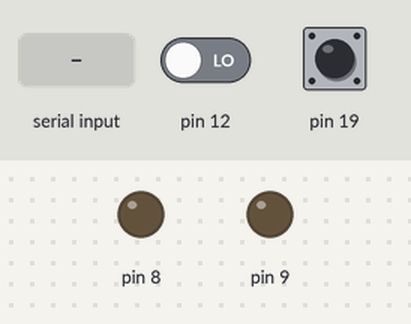
A sketch run on a simulated Arduino Uno, built with avr-gcc and run on an emulated ATmega328P. Shown: output pins drawn as LEDs (lit = HIGH). Inputs (shaded band) come from the test bench; at power-on: pin 19 HIGH, pin 12 LOW. The board resets itself during the run and starts again; EEPROM starts erased; what the sketch prints to the serial monitor is not drawn.

Above: at 0.9 s.
1.0 s: pin 19 pulled LOW for 1 s
At 2.0 s:
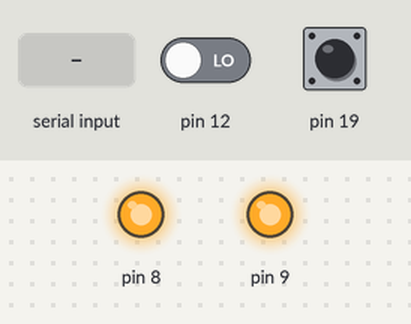
3.5 s: pin 19 pulled LOW for 0.15 s
At 4.1 s:
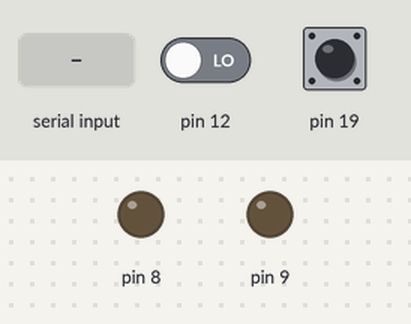
6.7 s: "c\n" received over Serial
8.2 s: pin 19 pulled LOW for 3.2 s
At 9.8 s:
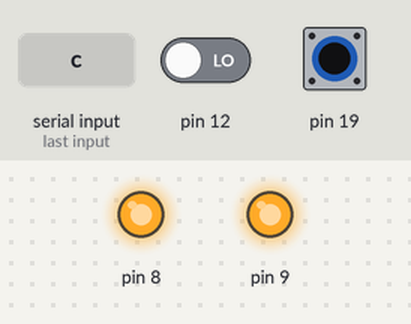
Timing chart, 0 to 11.3 s (numbered marks = the images above; inputs shaded):
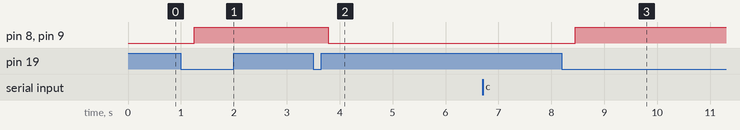

The sketch:

5F_Trig_functions.ino
```cpp
/*
 Sines and cosines are calculated using series that have the same terms as those used by e^x.
*/


#include "Trig_function_header.h"

#define message_1 "\r\nTrig function: Enter angle in degrees\r\n"

#define BL 30                                     //Buffer length


int main (void)

{char Num_string[BL + 2];
float Num;                               //Scientfic number pus its backup
float Pie = 3.1415926;
float Sine, Cos;                                       //The log of Num
float Result;
char  Fn;

setup_328_HW_Arduino_IO;

if(reset_status == 2)Serial.write("?\r\n");
if(reset_status == 3)Serial.write(message_1);

Num = Sc_Num_from_PC_A(Num_string, BL);           //User enters the scientific number
if(!(Num))Num = 0.0057;

Sc_Num_to_PC_A(Num,2,1, ' ');    //0.0057
Serial.write("degrees = ");

Num = Num *2.0 * Pie /360.0;
Sc_Num_to_PC_A(Num, 1,3,' ');
Serial.write("radians\r\n");
Serial.write("Keypress c, s or t?\r\n");
Fn = waitforkeypress_A();

switch (Fn){
case 'c': Result = Cos_power_series(Num); Serial.write("Cos = ");break;
case 's': Result = Sine_power_series(Num);Serial.write("Sin = ");break;
case 't': Result = Sine_power_series(Num)/Cos_power_series(Num);Serial.write("Tan = ");break;}

if ((Result < 1.0) && (Result > -1.0))Sc_Num_to_PC_A(Result,0,6,'\r');
else Sc_Num_to_PC_A(Result,1,5,'\r');

float_num_to_display(Result);

SW_reset;
return 1;
}


/**************************************************************************************************************************/
float Sine_power_series(float Num)

{float term;                                           //Power series terms
float difference;
float ans, ans_old;
long term_counter;
char sign = 0;

term = 1.0;
term_counter = 0;
ans = 0.0;
ans_old = 0.0;

while(term_counter <=100){
term_counter += 1;

term = (term * Num)/float(term_counter);
if(!(term_counter%2))continue;

if (((term_counter + 1)/2)%2)
ans += term;
else ans -= term;

if (term_counter -1){
difference = ans - ans_old;
if ((difference/ans > -0.0000001) && (difference/ans < 0.0000001))break;}
ans_old = ans;
}
return ans;}

//Sin x = x - (x^3)/6 + (x^5)/120.....etc.


/**************************************************************************************************************************/
float Cos_power_series(float Num)

{float term;                                           //Power series terms
float difference;
float ans, ans_old;
long term_counter;
char sign = 0;

term = 1.0;
term_counter = 0;
ans = 1.0;
ans_old = 1.0;

while(term_counter <=100){
term_counter += 1;

term = (term * Num)/float(term_counter);
if(term_counter%2)continue;

if (((term_counter + 1)/2)%2)
ans -= term;
else ans += term;

if (term_counter -1){
difference = ans - ans_old;
if ((difference/ans > -0.0000001) && (difference/ans < 0.0000001))break;}
ans_old = ans;
}
return ans;}


/************************************************************************************************************************/
```

One_wire_header.h
```cpp
/*
Code segments required by the subroutines in "One_wire_transactions.c" and else where
*/


void UART_Tx_1_wire(void);
void UART_Rx_1_wire(void);

volatile char One_wire_Rx_char, One_wire_Tx_char;
volatile char Tx_complete, Rx_complete;

volatile char One_wire_mode;

int Comms_clock;


/**********************************************************************************/
#define  comms_cal \
if (((signed char)eeprom_read_byte((uint8_t*)0x3F6) > -50)\
&&  ((signed char)eeprom_read_byte((uint8_t*)0x3F6) < 50) && ((signed char)eeprom_read_byte((uint8_t*)0x3F6)\
== (signed char)eeprom_read_byte((uint8_t*)0x3F7)))\
{Comms_clock = 200 + (signed char) eeprom_read_byte((uint8_t*)0x3F6);}

//A calibration byte for the one wire comms clock is stored in EEPROM locations 0x3F6/7
//For zero calibration the clock which runs at 1MHz generates a baud rate of 200uS


/************************************************************************************************************************************/
#define setup_one_wire_comms \
PCICR |= (1 << PCIE0); PCMSK0 |= (1 << PCINT4);\
PORTB &= (~(1 << PORTB4));

//One wire comms uses port PB4.  This sets it up as input with interrupt on pin change (IPC)


#define clear_display 								One_wire_Tx_char = 'c';  UART_Tx_1_wire();
#define Reset_ATtiny1606 							One_wire_Tx_char = 'F'; UART_Tx_1_wire();

#define set_up_pin_change_interrupt_on_PC5  		PCICR |= (1 << PCIE1); PCMSK1 |= (1 << PCINT13);
#define pause_pin_change_interrupt_on_PC5  			PCICR &= (~(1 << PCIE1));
#define reinstate_pin_change_interrupt_on_PC5  		PCICR |= (1 << PCIE1);

//The reset control switch uses PC5 (PCINT13).This sets it up for weak pull up (WPU) with IPC


/************************************************************************************************************************************/
#define Start_clock		    	TCNT0 = 0;  OCR0A = 0; TCCR0B = (1 << CS01);

//Initialises Timer 0 Output compare and counter values to zero, sets TO clock to 1MHz and starts it

#define wait_for_comms_tick \
OCR0A +=  Comms_clock;\
while (!(TIFR0 & (1 << OCF0A)));\
TIFR0 = 0xFF;

//Increment Timer 0 Output compare register A and wait until the value in the Timer 0 counter is the same


#define wait_for_half_comms_tick \
OCR0A =  Comms_clock/2;\
while (!(TIFR0 & (1 << OCF0A)));\
TIFR0 = 0xFF;


/************************************************************************************************************************************/
#define boot_reset_ctl_reg			0x3FC
#define 	set_Run_BL_bit			eeprom_write_byte((uint8_t*)boot_reset_ctl_reg, (eeprom_read_byte((uint8_t*)(0x3FC)) & (~4)));

//if the hex_text_programmer reads bit 2 of EPPPROM location 0x3FC as zero it will run the bootloader

#define PINB4_down	((PINB & 0x10)^0x10)
#define PINC5_down	((PINC & 0x20)^0x20)
#define PINC5_up	(PINC & 0x20)


/************************************************************************************************************************************/
#define  set_up_activity_leds \
DDRB |= (1 << DDB0) | (1 << DDB1);\
LED_1_off;\
LED_2_off;

#define LED_1_off	 	PORTB &= (~(1 << PB1));
#define LED_1_on	 	PORTB |= (1 << PB1);

#define LED_2_off	 	PORTB &= (~(1 << PB0));
#define LED_2_on	 	PORTB |= (1 << PB0);

#define Toggle_LED_1 \
if (PORTB & (1 << PB1)){LED_1_off;}\
else {PORTB |= (1 << PB1);}
```

Trig_function_header.h
```cpp
#include <avr/wdt.h>


char User_response;
char reset_status;

#define newline   Serial.write("\r\n");


/**********************************************************************************/
#define  OSC_CAL \
if ((eeprom_read_byte((uint8_t*)0x3FF) > 0x0F)\
&&  (eeprom_read_byte((uint8_t*)0x3FF) < 0xF0) && (eeprom_read_byte((uint8_t*)0x3FF)\
== eeprom_read_byte((uint8_t*)0x3FE))) {OSCCAL = eeprom_read_byte((uint8_t*)0x3FE);}

//If the internal clock has been calibrated, a calibration byte will be found in EEPROM locations 0x3FF/E


/************************************************************************************************************************************/
#define setup_328_HW_Arduino_IO \
\
setup_watchdog;\
ADMUX |= (1 << REFS0);\
initialise_IO;\
OSC_CAL;\
\
comms_cal;\
set_up_pin_change_interrupt_on_PC5;\
\
setup_one_wire_comms;\
set_up_activity_leds;\
sei();\
Serial.begin(115200);\
while (!Serial);\
determine_reset_source;\
Two_50ms_WDT_with_interrupt;\
failsafe;

//The reset control switch is connected to PC5


/************************************************************************************************************************************/
#define wdr()  __asm__ __volatile__("wdr")

#define setup_watchdog \
wdr();\
MCUSR &= ~(1<<WDRF);\
WDTCSR |= (1 <<WDCE) | (1<< WDE);\
WDTCSR = 0;


#define SW_reset    {Signal_SW_reset;wdt_enable(WDTO_30MS);while(1);}
#define WDTout      {wdt_enable(WDTO_30MS);while(1);}
#define pause_WDT   setup_watchdog
#define resume_WDT  Two_50ms_WDT_with_interrupt

#define One_25ms_WDT_with_interrupt \
wdr();\
WDTCSR |= (1 <<WDCE) | (1<< WDE);\
WDTCSR = (1<< WDE) | (1 << WDIE) |  (1 << WDP0)  |  (1 << WDP1);

#define Two_50ms_WDT_with_interrupt \
wdr();\
WDTCSR |= (1 <<WDCE) | (1<< WDE);\
WDTCSR = (1<< WDE) | (1 << WDIE) |  (1 << WDP2);


#define One_Sec_WDT_with_interrupt \
wdr();\
WDTCSR |= (1 <<WDCE) | (1<< WDE);\
WDTCSR = (1<< WDE) | (1 << WDIE) |  (1 << WDP2)  |  (1 << WDP1);


/************************************************************************************************************************************/
#define initialise_IO \
MCUCR &= (~(1 << PUD));\
DDRB = 0;\
DDRC = 0;\
DDRD = 0;\
PORTB = 0xFF;\
PORTC = 0xFF;\
PORTD = 0xFF;

//All ports are initialised to weak pull up (WPU)


/************************************************************************************************************************************/
#define reset_ctl_reg                         0x3FC
#define Signal_WDTout_with_interrupt          eeprom_write_byte((uint8_t*)reset_ctl_reg, ~0x20)
#define Signal_SW_reset                       eeprom_write_byte((uint8_t*)reset_ctl_reg,(eeprom_read_byte((uint8_t*)reset_ctl_reg) & ~0x40))
#define clear_reset_ctl_reg                   eeprom_write_byte((uint8_t*)reset_ctl_reg, ~0)


/************************************************************************************************************************************/
#define determine_reset_source \
switch (eeprom_read_byte((uint8_t*)reset_ctl_reg))\
{case ((byte)~1): reset_status = 1; break;\
case ((byte)~0x42): reset_status = 2; break;\
case ((byte)~8): reset_status = 3; break;\
case ((byte) ~0x52):  reset_status = 4; break;\
case ((byte) ~0x22):  reset_status = 5; break;\
case ((byte) ~0x2):  reset_status = 6; break;\
case ((byte) ~0):  reset_status = 7; break;}\
clear_reset_ctl_reg;

/*
reset_status:
1 POR                     bit 0 of reset control register
2 SW_reset                bits 6 and 1
3 prtD                    bit 3
4 Flaged WDTout           bit 6,4 and 1
5 WDTout with ISR         bit 5 and 1
6 WDTout                  bit 1
7 As 5 but ISR missing    No bits

Note : Set bit 2 to generate the prtD... prompt
*/


/************************************************************************************************************************************/
#define failsafe \
if(reset_status == 7)\
{Serial.write("\r\nProgram restarted.");}\
if(reset_status == 6)\
{Serial.write("\r\nWDTout\r\n");while(1)wdr();}


/************************************************************************************************************************************/
#include "Resources_trig_functions\Chip2chip_comms\One_wire_header.h"
#include "Resources_trig_functions\Chip2chip_comms\One_wire_transactions.c"
#include "Resources_trig_functions\PC_comms\Basic_Rx_Tx_and_Timer.c"
#include "Resources_trig_functions\PC_comms\Arduino_Rx_Tx.c"
#include "Resources_trig_functions\Chip2chip_comms\Display_driver.c"


/************************************************************************************************************************************/
```

Measured:
- after the input at 1.0 s, pin 8, pin 9: LOW → HIGH after 0.25 s
- after the input at 3.5 s, pin 8, pin 9: HIGH → LOW after 0.29 s
- after the input at 6.7 s, every drawn part: stays the same
- after the input at 8.2 s, pin 8, pin 9: LOW → HIGH after 0.25 s
